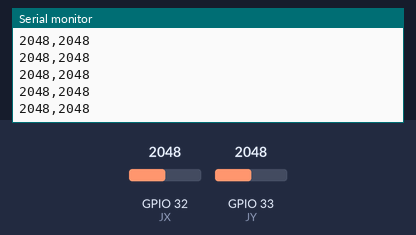
The sketch below on a simulated ESP32. On the bench: the last lines printed to the serial monitor. Inputs (shaded band) come from the test bench; at power-on: GPIO 32 (JX) = 2048, GPIO 33 (JY) = 2048.

Above: at 1.2 s.
1.3 s: GPIO 32 (JX) set to 2866
At 1.31 s:
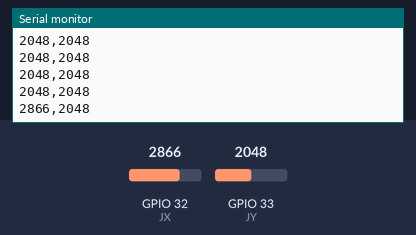
2.8 s: GPIO 33 (JY) set to 2866
At 2.81 s:
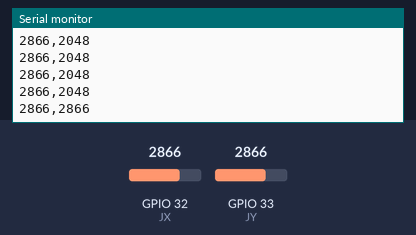
4.3 s: GPIO 32 (JX) set to 3603
At 4.32 s:
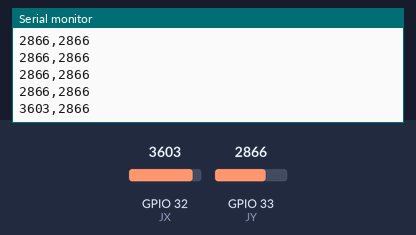
5.8 s: GPIO 33 (JY) set to 3603
At 5.82 s:
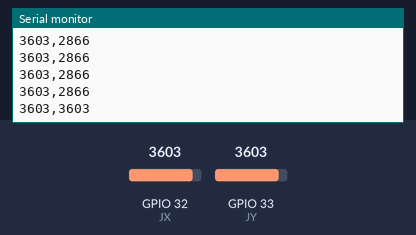
Timing chart, 0 to 8.3 s (numbered marks = the images above; inputs shaded):
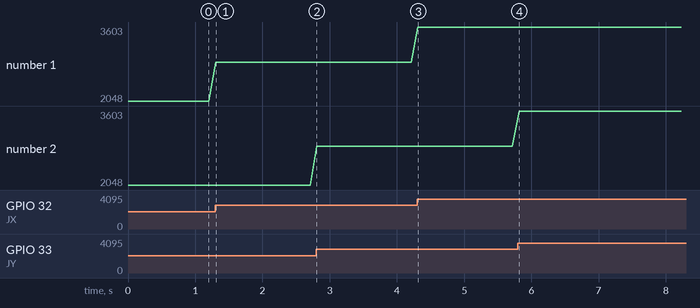

Measured:
- after the input at 1.3 s, the serial monitor: prints a new line at once (image 1)
- after the input at 2.8 s, the serial monitor: prints a new line at once (image 2)
- after the input at 4.3 s, the serial monitor: prints a new line at once (image 3)
- after the input at 5.8 s, the serial monitor: prints a new line at once (image 4)
- plotted number 1: 2048 → 2866 after the input at 1.3 s, 2866 → 3603 after the input at 4.3 s

The sketch:

joystick.ino
```cpp
#define JX 32
#define JY 33

void setup() {
  //inicializamos comunicacion serial 115200
  Serial.begin(115200);

}

void loop() {
  //Leemos ambos ejes del joystick
  int valorX = analogRead(JX);
  int valorY = analogRead(JY);
  //imprimimos los valores y los separo por comas
  Serial.print(valorX);
  Serial.print(',');
  Serial.println(valorY);
  delay(100);
}
```
